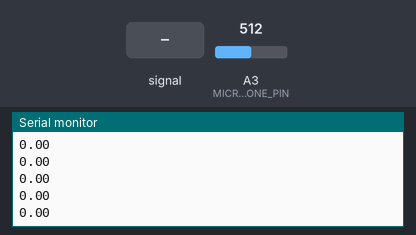
Recording of a sketch running on a simulated Arduino Uno, built with avr-gcc and run on an emulated ATmega328P. Shown: the last lines printed to the serial monitor. The inputs (shaded band) are chosen by the test bench; at power-on: A3 (MICROPHONE_PIN) = 512.

Above: at 1.2 s.
1.3 s: A3 (MICROPHONE_PIN) fed a 200 Hz sine of ±81 counts around its level
At 2.1 s:
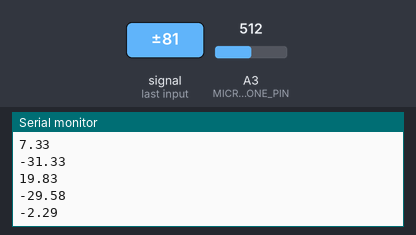
2.8 s: A3 (MICROPHONE_PIN) set to 716
At 3.5 s:
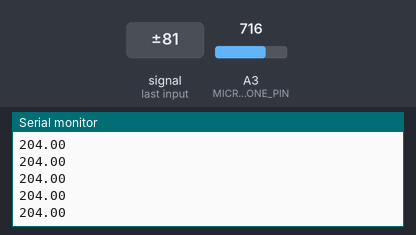
4.3 s: A3 (MICROPHONE_PIN) fed a 1000 Hz sine of ±255 counts around its level
5.8 s: A3 (MICROPHONE_PIN) set to 900
At 6.4 s:
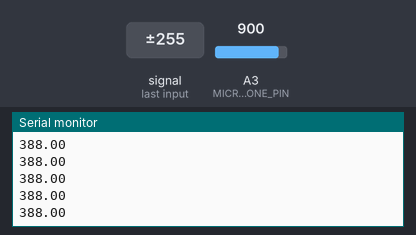
Timing chart, 0 to 8.3 s (numbered marks = the images above; inputs shaded):
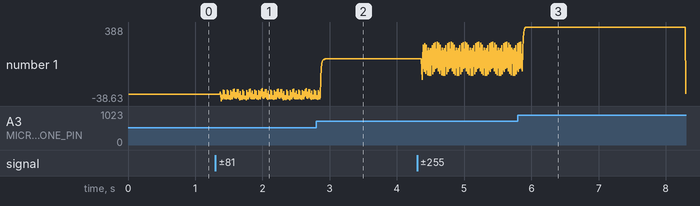

The sketch:

sensor_microphone.ino
```cpp
// defines pins numbers
#define MICROPHONE_PIN A3

void setup(void) {
  Serial.begin(9600);
}

void loop() {
//  float sound = getSoundRaw();
//  Serial.println(sound);

  static float bias = 0;
  float angle;
  static int state = 0;
  switch (state) {
    case 0:
      bias = getBias();
      state = 1;
      break;
    case 1:
      float sound = getSoundRaw()-bias;
      float sound_smoothed = getSoundSmoothed(sound);
//      Serial.println(sound);
      Serial.println(sound_smoothed);
      break;
  }
}

// raw sensor measurement in range 0-1024
float getSoundRaw() {
  int sound_raw;
  sound_raw = analogRead(MICROPHONE_PIN);
  return ((float)sound_raw);
}

// use an alpha-filter to smooth the data
float getSoundSmoothed(float sound) {
  float alpha = 0.5;
  static float sound_smoothed = 0;
  sound_smoothed = alpha * sound_smoothed + (1 - alpha) * sound;
  return (sound_smoothed);
}

float getBias() {
  float bias = 0;
  int N = 100;
  for (int i = 0; i < N; i++) {
    bias += analogRead(MICROPHONE_PIN);
  }
  bias = bias / N;
  return (bias);
}
```

Measured:
- after the input at 1.3 s, the serial monitor: prints a new line after 0.07 s (image 1)
- after the input at 5.8 s, the serial monitor: prints a new line after 0.07 s (image 3)
- plotted number 1: 0 → -27.65 after the input at 1.3 s, 294.58 → 3 after the input at 5.8 s
